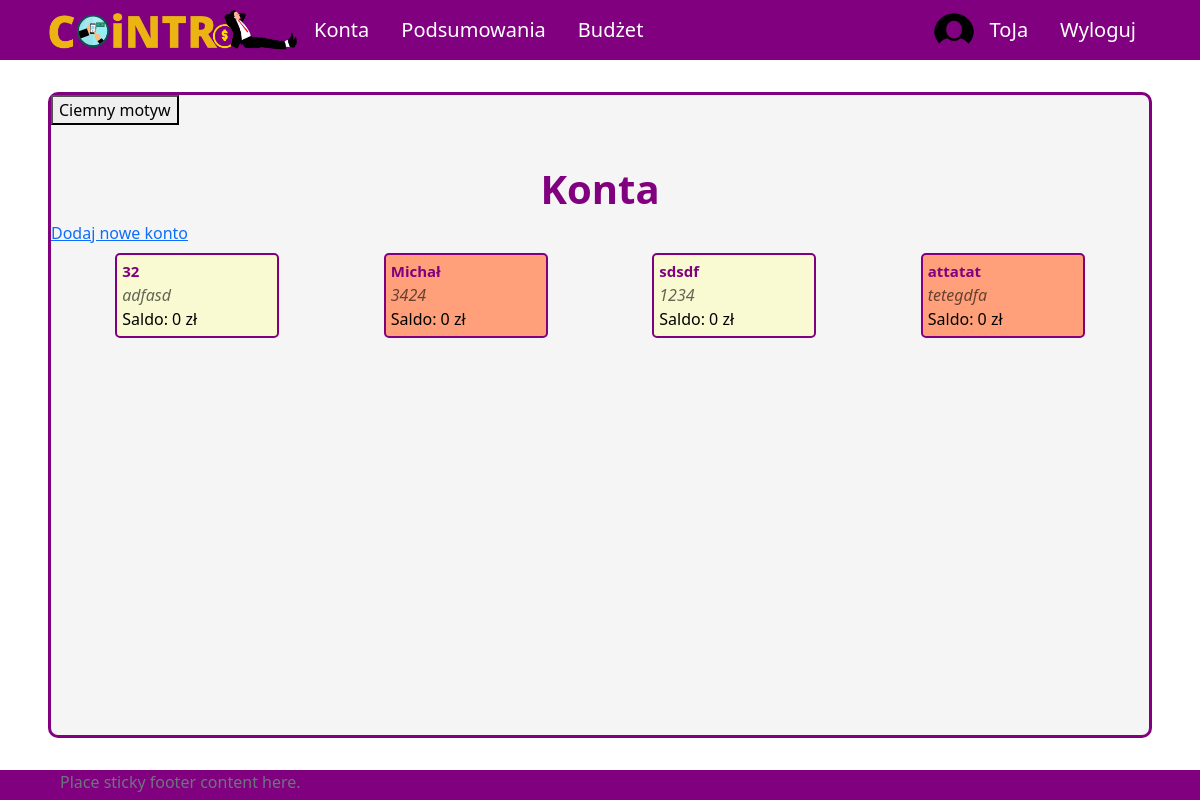
Page /all-accounts (signed in) on the earlier database version.
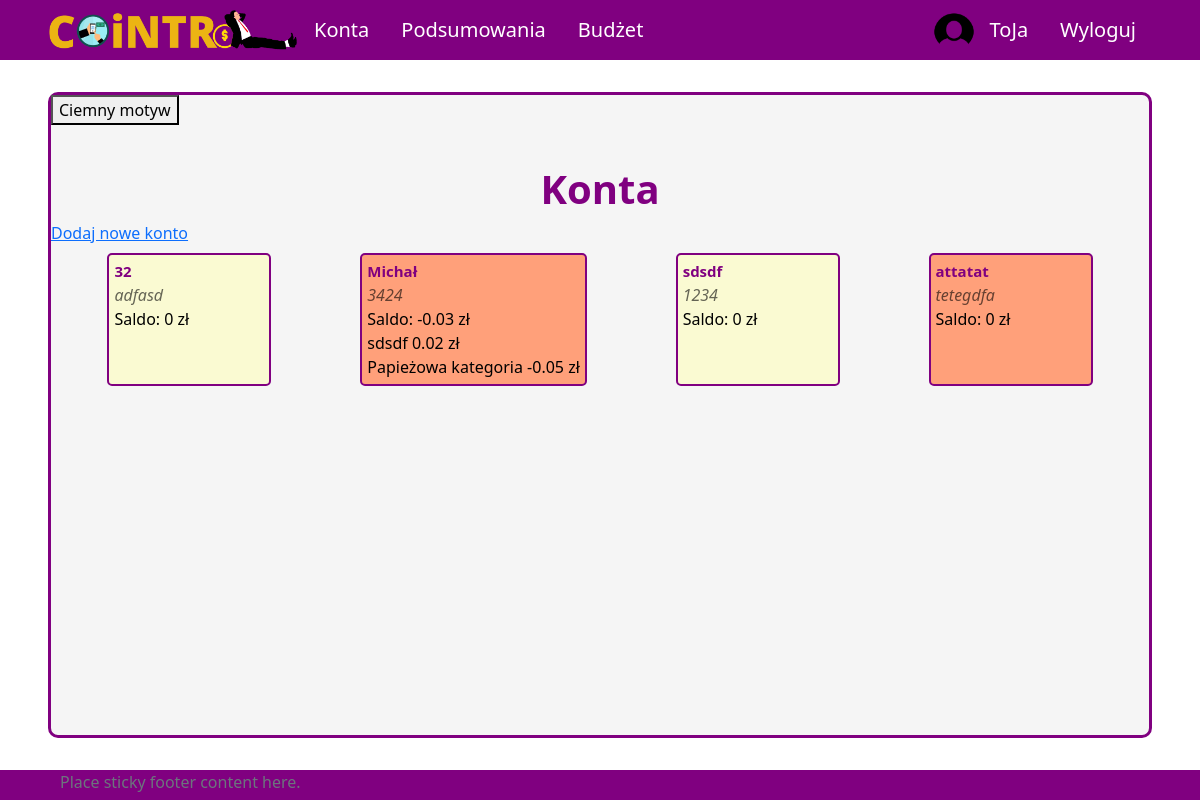
Same page on the later database version.
### aplication/models.py (models this page shows, shortened)
class Account(models.Model):
    owner = models.ForeignKey(Profile, null=True, blank=True, on_delete=models.CASCADE)
    name = models.CharField(max_length=30)
    currency = models.ForeignKey(Currency, on_delete=models.SET_NULL, null=True)
    is_shared = models.BooleanField(default=False)
    description = models.CharField(max_length=100, null=True, blank=True)
    id = models.UUIDField(default=uuid.uuid4, unique=True, primary_key=True, editable=False)
    def __str__(self):
        return self.name
    def calculate_balance(self):
        balance = 0
        transactions = Transaction.objects.filter(id_account=self)
        for transaction in transactions:
            balance += transaction.converted_amount
        return balance
    def transactions(self):
        return Transaction.objects.filter(id_account=self).order_by('-transaction_date')
    def print_description(self):
        if self.description!=None:
            return self.description
        else:
            return ""

class Transaction(models.Model):
    id_account = models.ForeignKey(Account, on_delete=models.CASCADE)
    id_user = models.ForeignKey(Profile, on_delete=models.SET_NULL, null=True) #konto z którego dokonano transakcji zostało usunięte ale transakcja ma pozostać
    id_category = models.ForeignKey(Category, on_delete=models.CASCADE, null=True, blank=True)
    id_subcategory = models.ForeignKey(Subcategory, on_delete=models.SET_NULL, null=True, blank=True)
    name = models.CharField(max_length=50)
    currency = models.ForeignKey(Currency, on_delete=models.SET_NULL, null=True)
    is_periodic = models.BooleanField(default=False)
    amount = models.DecimalField(max_digits=10, decimal_places=2)
    converted_amount = models.DecimalField(max_digits=10, decimal_places=2)
    transaction_date = models.DateField()
    description = models.CharField(max_length=255, blank=True, null=True)
    id = models.UUIDField(default=uuid.uuid4, unique=True, primary_key=True, editable=False)

### aplication/views.py (the view)
# urls.py: path('all-accounts', allAccounts, name='all-accounts'),
@login_required(login_url='login')
def allAccounts(request):
    user_accounts = User_Account.objects.filter(id_user = request.user.profile.id)
    accounts = []
    for ua in user_accounts:
        accounts.append(Account.objects.get(id=ua.id_account.id))
    context = {'accounts': accounts}
    return render(request, 'application/account/all-accounts.html', context)

### templates/application/account/all-accounts.html (shortened to what this page needs)
{% extends 'application/base.html' %}
{% block content %}
    <div class="title">
        <h1>Konta</h1>
    </div>
    <a href={% url 'create-account' %}>Dodaj nowe konto</a>
    <div class="content tiles" id="all-accounts">
        {% for acc in accounts %}
            <div class="account">
                <a class="account-link" href={% url 'account' pk=acc.id %}>
                <span class="name">{{ acc }}</span>
                <span class="account-description">{{ acc.print_description }}</span>
                <span class="balance">Saldo: {{ acc.calculate_balance }} zł</span>
                {% for tr in acc.transactions %}
                    <div class="transaction">
                        <span class="name">{{ tr.name }}</span>
                        <span class="amount">{{ tr.amount }} zł</span>
                    </div>
                {% endfor %}
                </a>
            </div>
        {% endfor %}
    </div>
{% endblock %}

Differences in the rows shown:
computed for Account "Michał": calculate_balance "0" → "-0.03"
added Transaction: name "sdsdf", amount "0.02", shown under Account "Michał"
added Transaction: name "Papieżowa kategoria", amount "-0.05", shown under Account "Michał"
